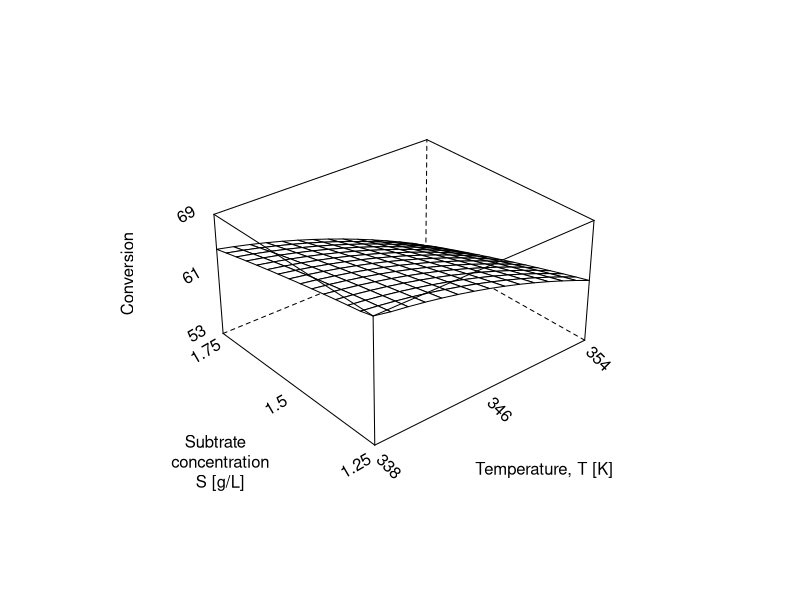

This chart was generated by the following R code:
surface <- function(x1,x2){
    x1off = 320
    x1scale = 20
    x1s = (x1 - x1off)/x1scale
    
    x2off = 0
    x2scale = 1
    x2s = (x2 - x2off)/x2scale
    
    z = 18*x1s + 10*x2s + 60.5  - 7*x1s^2 - 4*x2s^2 - 7.5*x1s*x2s 
}

Xoff = 320     # offset for X
Xscale = 20.0

N = 15  # resolution of surface
x1 <- seq((338-Xoff)/Xscale, (354-Xoff)/Xscale ,length=N)*Xscale + Xoff
x2 <- seq(1.25 , 1.75, length=N)
g <- expand.grid(x1=x1, x2=x2)
g$y <- surface(g$x1, g$x2)

xlabels = c(338, 346, 354)
ylabels = c(1.25, 1.50, 1.75)
zmin = floor(surface(354,1.75))
zmax = ceiling(surface(338,1.25))
zlabels = c(zmin, 61, zmax)
g$y[which.min(g$y)] = zmin
g$y[which.max(g$y)] = zmax

library(lattice)
png(file="factorial-two-level-surface-example.png", height = 1500, width = 1500, res=300, bg="transparent")

par.set <-  list(axis.line = list(col = "transparent"), clip = list(panel = "off"))
print(wireframe(y ~ x1*x2,
        data = g,
        shade= FALSE,
        scales=list(arrows=FALSE,
                    distance=c(2,2,1.5),
                    rot=c(30),
                    x=list(draw=TRUE, at=xlabels, labels=as.character(xlabels), cex=1, rot=-45),
                    y=list(draw=TRUE, at=ylabels, labels=as.character(ylabels), cex=1),
                    z=list(draw=TRUE, at=zlabels, labels=as.character(zlabels), cex=1)
                    ),
        aspect = c(0.9, 0.5),
        par.settings = par.set,
        xlab="Temperature, T [K]",
        ylab=paste("Subtrate \n concentration\n S [g/L]"),
        zlab=list("Conversion", rot=90),
)
)
dev.off()

# Then manually crop the PNG output file